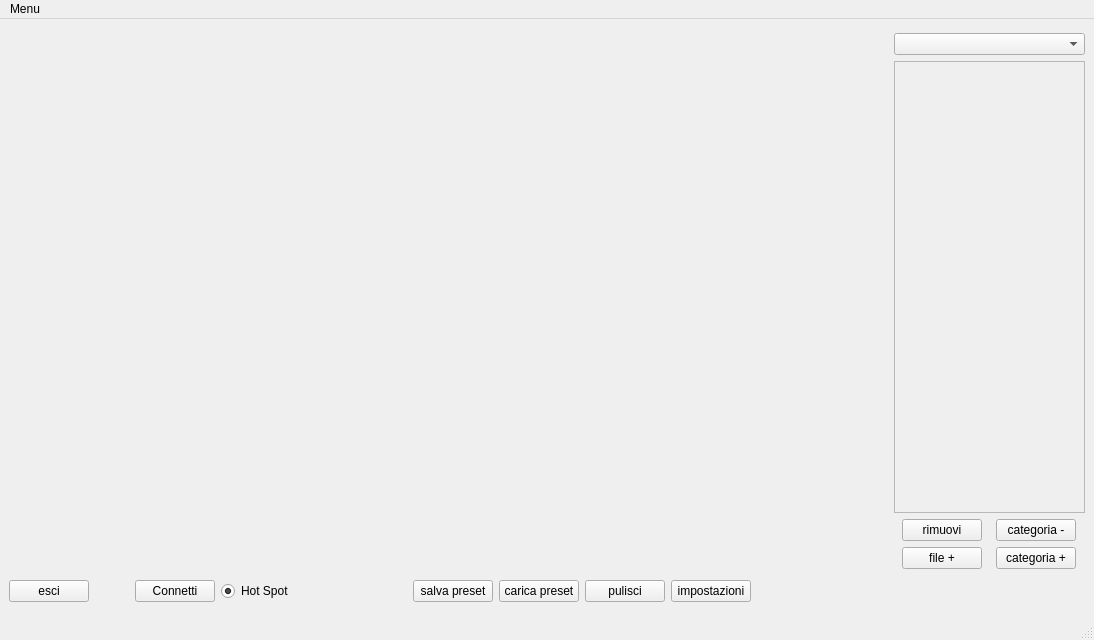
<?xml version="1.0" encoding="UTF-8"?>
<ui version="4.0">
 <class>MainWindow</class>
 <widget class="QMainWindow" name="MainWindow">
  <property name="geometry">
   <rect>
    <x>0</x>
    <y>0</y>
    <width>1094</width>
    <height>640</height>
   </rect>
  </property>
  <property name="sizePolicy">
   <sizepolicy hsizetype="Preferred" vsizetype="Expanding">
    <horstretch>0</horstretch>
    <verstretch>0</verstretch>
   </sizepolicy>
  </property>
  <property name="maximumSize">
   <size>
    <width>1094</width>
    <height>640</height>
   </size>
  </property>
  <property name="windowTitle">
   <string>VB Interface</string>
  </property>
  <property name="styleSheet">
   <string notr="true">#frame_svg{background-repeat: no-repeat;
border-image: url(:/immagine/_vb_interface_2.svg);
 background-position: center;}</string>
  </property>
  <widget class="QWidget" name="centralwidget">
   <property name="acceptDrops">
    <bool>true</bool>
   </property>
   <layout class="QGridLayout" name="gridLayout">
    <item row="0" column="0">
     <spacer name="horizontalSpacer_5">
      <property name="orientation">
       <enum>Qt::Horizontal</enum>
      </property>
      <property name="sizeHint" stdset="0">
       <size>
        <width>195</width>
        <height>20</height>
       </size>
      </property>
     </spacer>
    </item>
    <item row="0" column="1">
     <widget class="QFrame" name="frame_svg_2">
      <property name="sizePolicy">
       <sizepolicy hsizetype="Fixed" vsizetype="Fixed">
        <horstretch>0</horstretch>
        <verstretch>0</verstretch>
       </sizepolicy>
      </property>
      <property name="minimumSize">
       <size>
        <width>600</width>
        <height>400</height>
       </size>
      </property>
      <property name="maximumSize">
       <size>
        <width>400</width>
        <height>400</height>
       </size>
      </property>
      <property name="acceptDrops">
       <bool>true</bool>
      </property>
      <property name="styleSheet">
       <string notr="true">QLabel{
	background-color: rgba(117, 0, 75,0);}</string>
      </property>
      <widget class="QLabel" name="label_slot_5">
       <property name="geometry">
        <rect>
         <x>389</x>
         <y>153</y>
         <width>101</width>
         <height>91</height>
        </rect>
       </property>
       <property name="acceptDrops">
        <bool>true</bool>
       </property>
       <property name="text">
        <string/>
       </property>
       <property name="alignment">
        <set>Qt::AlignCenter</set>
       </property>
      </widget>
      <widget class="QLabel" name="label_slot_1">
       <property name="geometry">
        <rect>
         <x>80</x>
         <y>40</y>
         <width>101</width>
         <height>91</height>
        </rect>
       </property>
       <property name="acceptDrops">
        <bool>true</bool>
       </property>
       <property name="text">
        <string/>
       </property>
       <property name="alignment">
        <set>Qt::AlignCenter</set>
       </property>
      </widget>
      <widget class="QLabel" name="label_slot_2">
       <property name="geometry">
        <rect>
         <x>250</x>
         <y>40</y>
         <width>101</width>
         <height>91</height>
        </rect>
       </property>
       <property name="acceptDrops">
        <bool>true</bool>
       </property>
       <property name="text">
        <string/>
       </property>
       <property name="alignment">
        <set>Qt::AlignCenter</set>
       </property>
      </widget>
      <widget class="QLabel" name="label_slot_3">
       <property name="geometry">
        <rect>
         <x>426</x>
         <y>40</y>
         <width>101</width>
         <height>91</height>
        </rect>
       </property>
       <property name="acceptDrops">
        <bool>true</bool>
       </property>
       <property name="text">
        <string/>
       </property>
       <property name="alignment">
        <set>Qt::AlignCenter</set>
       </property>
      </widget>
      <widget class="QLabel" name="label_slot_8">
       <property name="geometry">
        <rect>
         <x>424</x>
         <y>267</y>
         <width>101</width>
         <height>91</height>
        </rect>
       </property>
       <property name="acceptDrops">
        <bool>true</bool>
       </property>
       <property name="text">
        <string/>
       </property>
       <property name="alignment">
        <set>Qt::AlignCenter</set>
       </property>
      </widget>
      <widget class="QLabel" name="label_slot_7">
       <property name="geometry">
        <rect>
         <x>252</x>
         <y>268</y>
         <width>101</width>
         <height>91</height>
        </rect>
       </property>
       <property name="acceptDrops">
        <bool>true</bool>
       </property>
       <property name="text">
        <string/>
       </property>
       <property name="alignment">
        <set>Qt::AlignCenter</set>
       </property>
      </widget>
      <widget class="QLabel" name="label_slot_6">
       <property name="geometry">
        <rect>
         <x>80</x>
         <y>267</y>
         <width>101</width>
         <height>91</height>
        </rect>
       </property>
       <property name="acceptDrops">
        <bool>true</bool>
       </property>
       <property name="text">
        <string/>
       </property>
       <property name="alignment">
        <set>Qt::AlignCenter</set>
       </property>
      </widget>
      <widget class="QLabel" name="label_slot_4">
       <property name="geometry">
        <rect>
         <x>115</x>
         <y>152</y>
         <width>101</width>
         <height>91</height>
        </rect>
       </property>
       <property name="acceptDrops">
        <bool>true</bool>
       </property>
       <property name="text">
        <string/>
       </property>
       <property name="alignment">
        <set>Qt::AlignCenter</set>
       </property>
      </widget>
      <widget class="QFrame" name="frame_svg">
       <property name="geometry">
        <rect>
         <x>0</x>
         <y>0</y>
         <width>600</width>
         <height>400</height>
        </rect>
       </property>
       <property name="sizePolicy">
        <sizepolicy hsizetype="Fixed" vsizetype="Fixed">
         <horstretch>0</horstretch>
         <verstretch>0</verstretch>
        </sizepolicy>
       </property>
       <property name="minimumSize">
        <size>
         <width>600</width>
         <height>400</height>
        </size>
       </property>
       <property name="maximumSize">
        <size>
         <width>400</width>
         <height>400</height>
        </size>
       </property>
       <property name="acceptDrops">
        <bool>true</bool>
       </property>
       <property name="styleSheet">
        <string notr="true"/>
       </property>
       <widget class="QFrame" name="frame_svg_3">
        <property name="geometry">
         <rect>
          <x>0</x>
          <y>0</y>
          <width>600</width>
          <height>400</height>
         </rect>
        </property>
        <property name="sizePolicy">
         <sizepolicy hsizetype="Fixed" vsizetype="Fixed">
          <horstretch>0</horstretch>
          <verstretch>0</verstretch>
         </sizepolicy>
        </property>
        <property name="minimumSize">
         <size>
          <width>600</width>
          <height>400</height>
         </size>
        </property>
        <property name="maximumSize">
         <size>
          <width>400</width>
          <height>400</height>
         </size>
        </property>
        <property name="acceptDrops">
         <bool>true</bool>
        </property>
        <property name="styleSheet">
         <string notr="true">QLabel{
	background-color: rgba(117, 255, 75,0);}</string>
        </property>
        <widget class="QLabel" name="label_slot_5_dr">
         <property name="geometry">
          <rect>
           <x>389</x>
           <y>153</y>
           <width>101</width>
           <height>91</height>
          </rect>
         </property>
         <property name="acceptDrops">
          <bool>true</bool>
         </property>
         <property name="text">
          <string/>
         </property>
         <property name="alignment">
          <set>Qt::AlignCenter</set>
         </property>
        </widget>
        <widget class="QLabel" name="label_slot_1_dr">
         <property name="geometry">
          <rect>
           <x>80</x>
           <y>40</y>
           <width>101</width>
           <height>91</height>
          </rect>
         </property>
         <property name="acceptDrops">
          <bool>true</bool>
         </property>
         <property name="text">
          <string/>
         </property>
         <property name="alignment">
          <set>Qt::AlignCenter</set>
         </property>
        </widget>
        <widget class="QLabel" name="label_slot_2_dr">
         <property name="geometry">
          <rect>
           <x>250</x>
           <y>40</y>
           <width>101</width>
           <height>91</height>
          </rect>
         </property>
         <property name="acceptDrops">
          <bool>true</bool>
         </property>
         <property name="text">
          <string/>
         </property>
         <property name="alignment">
          <set>Qt::AlignCenter</set>
         </property>
        </widget>
        <widget class="QLabel" name="label_slot_3_dr">
         <property name="geometry">
          <rect>
           <x>426</x>
           <y>40</y>
           <width>101</width>
           <height>91</height>
          </rect>
         </property>
         <property name="acceptDrops">
          <bool>true</bool>
         </property>
         <property name="text">
          <string/>
         </property>
         <property name="alignment">
          <set>Qt::AlignCenter</set>
         </property>
        </widget>
        <widget class="QLabel" name="label_slot_8_dr">
         <property name="geometry">
          <rect>
           <x>424</x>
           <y>267</y>
           <width>101</width>
           <height>91</height>
          </rect>
         </property>
         <property name="acceptDrops">
          <bool>true</bool>
         </property>
         <property name="text">
          <string/>
         </property>
         <property name="alignment">
          <set>Qt::AlignCenter</set>
         </property>
        </widget>
        <widget class="QLabel" name="label_slot_7_dr">
         <property name="geometry">
          <rect>
           <x>252</x>
           <y>268</y>
           <width>101</width>
           <height>91</height>
          </rect>
         </property>
         <property name="acceptDrops">
          <bool>true</bool>
         </property>
         <property name="text">
          <string/>
         </property>
         <property name="alignment">
          <set>Qt::AlignCenter</set>
         </property>
        </widget>
        <widget class="QLabel" name="label_slot_6_dr">
         <property name="geometry">
          <rect>
           <x>80</x>
           <y>267</y>
           <width>101</width>
           <height>91</height>
          </rect>
         </property>
         <property name="acceptDrops">
          <bool>true</bool>
         </property>
         <property name="text">
          <string/>
         </property>
         <property name="alignment">
          <set>Qt::AlignCenter</set>
         </property>
        </widget>
        <widget class="QLabel" name="label_slot_4_dr">
         <property name="geometry">
          <rect>
           <x>115</x>
           <y>152</y>
           <width>101</width>
           <height>91</height>
          </rect>
         </property>
         <property name="acceptDrops">
          <bool>true</bool>
         </property>
         <property name="text">
          <string/>
         </property>
         <property name="alignment">
          <set>Qt::AlignCenter</set>
         </property>
        </widget>
       </widget>
      </widget>
     </widget>
    </item>
    <item row="0" column="2">
     <spacer name="horizontalSpacer_3">
      <property name="orientation">
       <enum>Qt::Horizontal</enum>
      </property>
      <property name="sizeHint" stdset="0">
       <size>
        <width>195</width>
        <height>20</height>
       </size>
      </property>
     </spacer>
    </item>
    <item row="0" column="3">
     <layout class="QVBoxLayout" name="verticalLayout_3">
      <item>
       <layout class="QVBoxLayout" name="verticalLayout">
        <item>
         <widget class="QComboBox" name="comboBox_strumenti">
          <property name="sizePolicy">
           <sizepolicy hsizetype="Fixed" vsizetype="Fixed">
            <horstretch>0</horstretch>
            <verstretch>0</verstretch>
           </sizepolicy>
          </property>
          <property name="minimumSize">
           <size>
            <width>191</width>
            <height>0</height>
           </size>
          </property>
         </widget>
        </item>
        <item>
         <widget class="QFrame" name="lista_suoni">
          <property name="sizePolicy">
           <sizepolicy hsizetype="Fixed" vsizetype="Fixed">
            <horstretch>0</horstretch>
            <verstretch>0</verstretch>
           </sizepolicy>
          </property>
          <property name="minimumSize">
           <size>
            <width>191</width>
            <height>452</height>
           </size>
          </property>
          <property name="frameShape">
           <enum>QFrame::StyledPanel</enum>
          </property>
          <property name="frameShadow">
           <enum>QFrame::Raised</enum>
          </property>
         </widget>
        </item>
       </layout>
      </item>
      <item>
       <layout class="QVBoxLayout" name="verticalLayout_2">
        <item>
         <layout class="QHBoxLayout" name="horizontalLayout_5">
          <item>
           <widget class="QPushButton" name="bot_rimuovi">
            <property name="sizePolicy">
             <sizepolicy hsizetype="Fixed" vsizetype="Fixed">
              <horstretch>0</horstretch>
              <verstretch>0</verstretch>
             </sizepolicy>
            </property>
            <property name="text">
             <string>rimuovi</string>
            </property>
           </widget>
          </item>
          <item>
           <widget class="QPushButton" name="bot_rimuovi_cat">
            <property name="sizePolicy">
             <sizepolicy hsizetype="Fixed" vsizetype="Fixed">
              <horstretch>0</horstretch>
              <verstretch>0</verstretch>
             </sizepolicy>
            </property>
            <property name="text">
             <string>categoria -</string>
            </property>
           </widget>
          </item>
         </layout>
        </item>
        <item>
         <layout class="QHBoxLayout" name="horizontalLayout_3">
          <item>
           <widget class="QPushButton" name="bot_aggiungi">
            <property name="sizePolicy">
             <sizepolicy hsizetype="Fixed" vsizetype="Fixed">
              <horstretch>0</horstretch>
              <verstretch>0</verstretch>
             </sizepolicy>
            </property>
            <property name="text">
             <string>file +</string>
            </property>
           </widget>
          </item>
          <item>
           <widget class="QPushButton" name="bot_nuovaCartella">
            <property name="sizePolicy">
             <sizepolicy hsizetype="Fixed" vsizetype="Fixed">
              <horstretch>0</horstretch>
              <verstretch>0</verstretch>
             </sizepolicy>
            </property>
            <property name="text">
             <string>categoria +</string>
            </property>
           </widget>
          </item>
         </layout>
        </item>
       </layout>
      </item>
     </layout>
    </item>
    <item row="1" column="0" colspan="2">
     <layout class="QHBoxLayout" name="horizontalLayout_4">
      <item>
       <layout class="QHBoxLayout" name="horizontalLayout">
        <item>
         <widget class="QPushButton" name="bot_esci">
          <property name="sizePolicy">
           <sizepolicy hsizetype="Fixed" vsizetype="Fixed">
            <horstretch>0</horstretch>
            <verstretch>0</verstretch>
           </sizepolicy>
          </property>
          <property name="text">
           <string>esci</string>
          </property>
         </widget>
        </item>
        <item>
         <spacer name="horizontalSpacer_2">
          <property name="orientation">
           <enum>Qt::Horizontal</enum>
          </property>
          <property name="sizeType">
           <enum>QSizePolicy::Fixed</enum>
          </property>
          <property name="sizeHint" stdset="0">
           <size>
            <width>40</width>
            <height>20</height>
           </size>
          </property>
         </spacer>
        </item>
        <item>
         <widget class="QPushButton" name="bot_connetti">
          <property name="sizePolicy">
           <sizepolicy hsizetype="Fixed" vsizetype="Fixed">
            <horstretch>0</horstretch>
            <verstretch>0</verstretch>
           </sizepolicy>
          </property>
          <property name="text">
           <string>Connetti</string>
          </property>
         </widget>
        </item>
       </layout>
      </item>
      <item>
       <widget class="QRadioButton" name="radio_hotSpot">
        <property name="text">
         <string>Hot Spot</string>
        </property>
        <property name="checked">
         <bool>true</bool>
        </property>
       </widget>
      </item>
      <item>
       <spacer name="horizontalSpacer_4">
        <property name="orientation">
         <enum>Qt::Horizontal</enum>
        </property>
        <property name="sizeHint" stdset="0">
         <size>
          <width>40</width>
          <height>20</height>
         </size>
        </property>
       </spacer>
      </item>
      <item>
       <widget class="QPushButton" name="bot_salva_preset">
        <property name="text">
         <string>salva preset</string>
        </property>
       </widget>
      </item>
      <item>
       <widget class="QPushButton" name="bot_carica_preset">
        <property name="text">
         <string>carica preset</string>
        </property>
       </widget>
      </item>
      <item>
       <widget class="QPushButton" name="bot_pulisci">
        <property name="text">
         <string>pulisci</string>
        </property>
       </widget>
      </item>
      <item>
       <layout class="QHBoxLayout" name="horizontalLayout_2">
        <item>
         <widget class="QPushButton" name="bot_impostazioni">
          <property name="sizePolicy">
           <sizepolicy hsizetype="Fixed" vsizetype="Fixed">
            <horstretch>0</horstretch>
            <verstretch>0</verstretch>
           </sizepolicy>
          </property>
          <property name="text">
           <string>impostazioni</string>
          </property>
         </widget>
        </item>
       </layout>
      </item>
     </layout>
    </item>
   </layout>
  </widget>
  <widget class="QMenuBar" name="menubar">
   <property name="geometry">
    <rect>
     <x>0</x>
     <y>0</y>
     <width>1094</width>
     <height>21</height>
    </rect>
   </property>
   <widget class="QMenu" name="menuMenu">
    <property name="title">
     <string>Menu</string>
    </property>
    <addaction name="actionAbout"/>
   </widget>
   <addaction name="menuMenu"/>
  </widget>
  <widget class="QStatusBar" name="statusbar"/>
  <action name="actionAbout">
   <property name="text">
    <string>About</string>
   </property>
  </action>
 </widget>
 <resources>
  <include location="vegeboard_svg.qrc"/>
 </resources>
 <connections/>
</ui>
